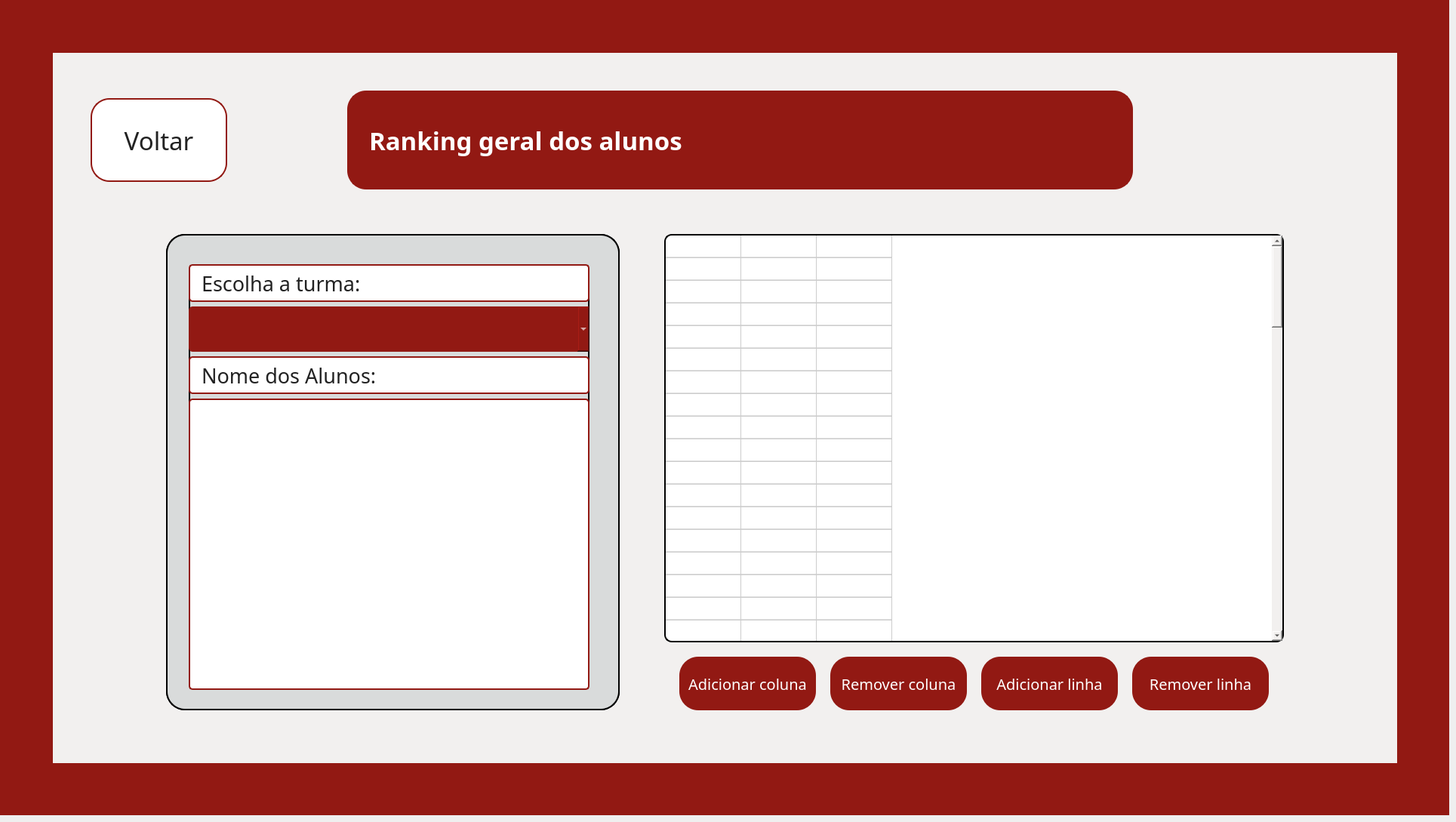
    <widget class="QWidget" name="pg_rankinggeral">
     <widget class="QWidget" name="fundo_rankinggeral" native="true">
      <property name="geometry">
       <rect>
        <x>0</x>
        <y>0</y>
        <width>1920</width>
        <height>1080</height>
       </rect>
      </property>
      <property name="styleSheet">
       <string notr="true">background-color: #921913;</string>
      </property>
      <widget class="QWidget" name="container_rankinggeral" native="true">
       <property name="geometry">
        <rect>
         <x>70</x>
         <y>70</y>
         <width>1781</width>
         <height>941</height>
        </rect>
       </property>
       <property name="styleSheet">
        <string notr="true">background-color: #F2F0EF;
</string>
       </property>
       <widget class="QLabel" name="lbl_titulo_rankinggeral">
        <property name="geometry">
         <rect>
          <x>390</x>
          <y>50</y>
          <width>1041</width>
          <height>131</height>
         </rect>
        </property>
        <property name="font">
         <font>
          <family>Arbutus Slab</family>
          <pointsize>25</pointsize>
          <weight>75</weight>
          <bold>true</bold>
         </font>
        </property>
        <property name="cursor">
         <cursorShape>ArrowCursor</cursorShape>
        </property>
        <property name="styleSheet">
         <string notr="true">background-color: #921913;
border: 2px solid #921913;
border-radius: 25px;
color: white;
padding: 0 18px</string>
        </property>
        <property name="text">
         <string>Ranking geral dos alunos</string>
        </property>
        <property name="textFormat">
         <enum>Qt::PlainText</enum>
        </property>
        <property name="wordWrap">
         <bool>true</bool>
        </property>
       </widget>
       <widget class="QLabel" name="img_cel_A_rankinggeral">
        <property name="geometry">
         <rect>
          <x>10</x>
          <y>0</y>
          <width>471</width>
          <height>491</height>
         </rect>
        </property>
        <property name="styleSheet">
         <string notr="true">border: transparent;
background-color: transparent;</string>
        </property>
        <property name="text">
         <string/>
        </property>
        <property name="pixmap">
         <pixmap>../../assets/images/fundoetec.png</pixmap>
        </property>
        <property name="scaledContents">
         <bool>true</bool>
        </property>
       </widget>
       <widget class="QLabel" name="img_cel_B_rankinggeral">
        <property name="geometry">
         <rect>
          <x>10</x>
          <y>480</y>
          <width>471</width>
          <height>451</height>
         </rect>
        </property>
        <property name="styleSheet">
         <string notr="true">border: transparent;
background-color: transparent;</string>
        </property>
        <property name="text">
         <string/>
        </property>
        <property name="pixmap">
         <pixmap>../../assets/images/fundoetec.png</pixmap>
        </property>
        <property name="scaledContents">
         <bool>true</bool>
        </property>
       </widget>
       <widget class="QLabel" name="img_cel_C_rankinggeral">
        <property name="geometry">
         <rect>
          <x>470</x>
          <y>450</y>
          <width>471</width>
          <height>481</height>
         </rect>
        </property>
        <property name="styleSheet">
         <string notr="true">border: transparent;
background-color: transparent;</string>
        </property>
        <property name="text">
         <string/>
        </property>
        <property name="pixmap">
         <pixmap>../../assets/images/fundoetec.png</pixmap>
        </property>
        <property name="scaledContents">
         <bool>true</bool>
        </property>
       </widget>
       <widget class="QFrame" name="frame_card_rankinggeral">
        <property name="geometry">
         <rect>
          <x>150</x>
          <y>240</y>
          <width>601</width>
          <height>631</height>
         </rect>
        </property>
        <property name="font">
         <font>
          <pointsize>2</pointsize>
         </font>
        </property>
        <property name="styleSheet">
         <string notr="true">border-radius: 25px;
border: 2px solid black;
background-color: #d9dbdb;</string>
        </property>
        <property name="frameShape">
         <enum>QFrame::NoFrame</enum>
        </property>
        <widget class="QWidget" name="verticalLayoutWidget_3">
         <property name="geometry">
          <rect>
           <x>30</x>
           <y>40</y>
           <width>531</width>
           <height>564</height>
          </rect>
         </property>
         <layout class="QVBoxLayout" name="layout_card_rankinggeral">
          <item>
           <widget class="QLabel" name="lbl_tabela_titulo_rankinggeral">
            <property name="minimumSize">
             <size>
              <width>0</width>
              <height>50</height>
             </size>
            </property>
            <property name="maximumSize">
             <size>
              <width>16777215</width>
              <height>50</height>
             </size>
            </property>
            <property name="font">
             <font>
              <family>Arbutus Slab</family>
              <pointsize>20</pointsize>
             </font>
            </property>
            <property name="styleSheet">
             <string notr="true">background-color: white;
color: #222222;
border: 2px solid #921913;
border-radius: 5px;
padding: 0 8px</string>
            </property>
            <property name="text">
             <string>Escolha a turma:</string>
            </property>
           </widget>
          </item>
          <item>
           <widget class="QComboBox" name="comboBox_turmas">
            <property name="minimumSize">
             <size>
              <width>200</width>
              <height>60</height>
             </size>
            </property>
            <property name="font">
             <font>
              <family>Arbutus Slab</family>
              <pointsize>20</pointsize>
             </font>
            </property>
            <property name="styleSheet">
             <string notr="true">QComboBox{
    background-color: #921913;
    border: none;
    border-radius: 5px;
    color: white;
}

QComboBox:hover{
    background-color: #62100d;
}</string>
            </property>
            <property name="currentIndex">
             <number>-1</number>
            </property>
           </widget>
          </item>
          <item>
           <widget class="QLabel" name="lbl_tabela_subtitulo_rankinggeral">
            <property name="minimumSize">
             <size>
              <width>0</width>
              <height>50</height>
             </size>
            </property>
            <property name="maximumSize">
             <size>
              <width>16777215</width>
              <height>50</height>
             </size>
            </property>
            <property name="font">
             <font>
              <family>Arbutus Slab</family>
              <pointsize>20</pointsize>
             </font>
            </property>
            <property name="styleSheet">
             <string notr="true">background-color: white;
color: #222222;
border: 2px solid #921913;
border-radius: 5px;
padding: 0 8px</string>
            </property>
            <property name="text">
             <string>Nome dos Alunos:</string>
            </property>
           </widget>
          </item>
          <item>
           <widget class="QListWidget" name="lista_alunos">
            <property name="styleSheet">
             <string notr="true">background-color: white;
color: #222222;
border: 2px solid #921913;
border-radius: 5px;
padding: 0 8px</string>
            </property>
           </widget>
          </item>
         </layout>
        </widget>
        <widget class="QFrame" name="frame_card_rankinggeral_2">
         <property name="geometry">
          <rect>
           <x>0</x>
           <y>0</y>
           <width>601</width>
           <height>631</height>
          </rect>
         </property>
         <property name="font">
          <font>
           <pointsize>2</pointsize>
          </font>
         </property>
         <property name="styleSheet">
          <string notr="true">border-radius: 25px;
border: 2px solid black;
background-color: #d9dbdb;</string>
         </property>
         <property name="frameShape">
          <enum>QFrame::NoFrame</enum>
         </property>
         <widget class="QWidget" name="verticalLayoutWidget_8">
          <property name="geometry">
           <rect>
            <x>30</x>
            <y>40</y>
            <width>531</width>
            <height>564</height>
           </rect>
          </property>
          <layout class="QVBoxLayout" name="layout_card_rankinggeral_3">
           <item>
            <widget class="QLabel" name="lbl_tabela_titulo_rankinggeral_3">
             <property name="minimumSize">
              <size>
               <width>0</width>
               <height>50</height>
              </size>
             </property>
             <property name="maximumSize">
              <size>
               <width>16777215</width>
               <height>50</height>
              </size>
             </property>
             <property name="font">
              <font>
               <family>Arbutus Slab</family>
               <pointsize>20</pointsize>
              </font>
             </property>
             <property name="styleSheet">
              <string notr="true">background-color: white;
color: #222222;
border: 2px solid #921913;
border-radius: 5px;
padding: 0 8px</string>
             </property>
             <property name="text">
              <string>Escolha a turma:</string>
             </property>
            </widget>
           </item>
           <item>
            <widget class="QComboBox" name="comboBox_turmas_3">
             <property name="minimumSize">
              <size>
               <width>200</width>
               <height>60</height>
              </size>
             </property>
             <property name="font">
              <font>
               <family>Arbutus Slab</family>
               <pointsize>20</pointsize>
              </font>
             </property>
             <property name="styleSheet">
              <string notr="true">QComboBox{
    background-color: #921913;
    border: none;
    border-radius: 5px;
    color: white;
}

QComboBox:hover{
    background-color: #62100d;
}</string>
             </property>
             <property name="currentIndex">
              <number>-1</number>
             </property>
            </widget>
           </item>
           <item>
            <widget class="QLabel" name="lbl_tabela_subtitulo_rankinggeral_3">
             <property name="minimumSize">
              <size>
               <width>0</width>
               <height>50</height>
              </size>
             </property>
             <property name="maximumSize">
              <size>
               <width>16777215</width>
               <height>50</height>
              </size>
             </property>
             <property name="font">
              <font>
               <family>Arbutus Slab</family>
               <pointsize>20</pointsize>
              </font>
             </property>
             <property name="styleSheet">
              <string notr="true">background-color: white;
color: #222222;
border: 2px solid #921913;
border-radius: 5px;
padding: 0 8px</string>
             </property>
             <property name="text">
              <string>Nome dos Alunos:</string>
             </property>
            </widget>
           </item>
           <item>
            <widget class="QListWidget" name="lista_alunos_3">
             <property name="styleSheet">
              <string notr="true">background-color: white;
color: #222222;
border: 2px solid #921913;
border-radius: 5px;
padding: 0 8px</string>
             </property>
            </widget>
           </item>
          </layout>
         </widget>
        </widget>
       </widget>
       <widget class="QLabel" name="lbl_col1_rankinggeral">
        <property name="geometry">
         <rect>
          <x>500</x>
          <y>10</y>
          <width>471</width>
          <height>431</height>
         </rect>
        </property>
        <property name="styleSheet">
         <string notr="true">border: transparent;
background-color: transparent;</string>
        </property>
        <property name="text">
         <string/>
        </property>
        <property name="pixmap">
         <pixmap>../../assets/images/fundoetec.png</pixmap>
        </property>
        <property name="scaledContents">
         <bool>true</bool>
        </property>
       </widget>
       <widget class="QLabel" name="lbl_col2_rankinggeral">
        <property name="geometry">
         <rect>
          <x>970</x>
          <y>0</y>
          <width>441</width>
          <height>481</height>
         </rect>
        </property>
        <property name="styleSheet">
         <string notr="true">border: transparent;
background-color: transparent;</string>
        </property>
        <property name="text">
         <string/>
        </property>
        <property name="pixmap">
         <pixmap>../../assets/images/fundoetec.png</pixmap>
        </property>
        <property name="scaledContents">
         <bool>true</bool>
        </property>
       </widget>
       <widget class="QLabel" name="lbl_col3_rankinggeral">
        <property name="geometry">
         <rect>
          <x>1330</x>
          <y>0</y>
          <width>471</width>
          <height>491</height>
         </rect>
        </property>
        <property name="styleSheet">
         <string notr="true">border: transparent;
background-color: transparent;</string>
        </property>
        <property name="text">
         <string/>
        </property>
        <property name="pixmap">
         <pixmap>../../assets/images/fundoetec.png</pixmap>
        </property>
        <property name="scaledContents">
         <bool>true</bool>
        </property>
       </widget>
       <widget class="QLabel" name="lbl_col4_rankinggeral">
        <property name="geometry">
         <rect>
          <x>1780</x>
          <y>820</y>
          <width>471</width>
          <height>481</height>
         </rect>
        </property>
        <property name="styleSheet">
         <string notr="true">border: transparent;
background-color: transparent;</string>
        </property>
        <property name="text">
         <string/>
        </property>
        <property name="pixmap">
         <pixmap>../../assets/images/fundoetec.png</pixmap>
        </property>
        <property name="scaledContents">
         <bool>true</bool>
        </property>
       </widget>
       <widget class="QLabel" name="lbl_col5_rankinggeral">
        <property name="geometry">
         <rect>
          <x>940</x>
          <y>460</y>
          <width>471</width>
          <height>481</height>
         </rect>
        </property>
        <property name="styleSheet">
         <string notr="true">border: transparent;
background-color: transparent;</string>
        </property>
        <property name="text">
         <string/>
        </property>
        <property name="pixmap">
         <pixmap>../../assets/images/fundoetec.png</pixmap>
        </property>
        <property name="scaledContents">
         <bool>true</bool>
        </property>
       </widget>
       <widget class="QLabel" name="lbl_rodape_rankinggeral">
        <property name="geometry">
         <rect>
          <x>1380</x>
          <y>470</y>
          <width>421</width>
          <height>471</height>
         </rect>
        </property>
        <property name="styleSheet">
         <string notr="true">border: transparent;
background-color: transparent;</string>
        </property>
        <property name="text">
         <string/>
        </property>
        <property name="pixmap">
         <pixmap>../../assets/images/fundoetec.png</pixmap>
        </property>
        <property name="scaledContents">
         <bool>true</bool>
        </property>
       </widget>
       <widget class="QTableWidget" name="tbl_rankinggeral">
        <property name="geometry">
         <rect>
          <x>810</x>
          <y>240</y>
          <width>821</width>
          <height>541</height>
         </rect>
        </property>
        <property name="font">
         <font>
          <family>Arbutus Slab</family>
          <pointsize>-1</pointsize>
         </font>
        </property>
        <property name="styleSheet">
         <string notr="true">QTableWidget {
    background-color: white;
    color: #222222;
    gridline-color: #cccccc;
    border: 2px solid black;
    border-radius: 10px;
    font-size: 16px;
    font-family: &quot;Arbutus Slab&quot;;
}
QTableWidget::item {
    padding: 10px 14px;
    border-bottom: 1px solid #e0e0e0;
    color: #222222;
}
QTableWidget::item:selected {
    background-color: #f2c4c3;
    color: #921913;
}
QTableWidget::item:alternate {
    background-color: #f7f7f7;
}
QHeaderView::section {
    background-color: #921913;
    color: white;
    border: none;
    border-right: 1px solid #7a100e;
    border-bottom: 3px solid #5a0c0a;
    padding: 14px 10px;
    font-size: 16px;
    font-weight: bold;
    font-family: &quot;Arbutus Slab&quot;;
}
QScrollBar:vertical {
    background: #f0f0f0;
    width: 14px;
    border-radius: 7px;
}
QScrollBar::handle:vertical {
    background: #921913;
    border-radius: 7px;
    min-height: 30px;
}</string>
        </property>
        <property name="selectionBehavior">
         <enum>QAbstractItemView::SelectItems</enum>
        </property>
        <property name="columnCount">
         <number>3</number>
        </property>
        <attribute name="horizontalHeaderVisible">
         <bool>false</bool>
        </attribute>
        <attribute name="horizontalHeaderShowSortIndicator" stdset="0">
         <bool>false</bool>
        </attribute>
        <attribute name="verticalHeaderVisible">
         <bool>false</bool>
        </attribute>
        <attribute name="verticalHeaderCascadingSectionResizes">
         <bool>true</bool>
        </attribute>
        <attribute name="verticalHeaderHighlightSections">
         <bool>true</bool>
        </attribute>
        <row>
         <property name="text">
          <string>Nova linha</string>
         </property>
        </row>
        <row>
         <property name="text">
          <string>Nova linha</string>
         </property>
        </row>
        <row>
         <property name="text">
          <string>Nova linha</string>
         </property>
        </row>
        <row>
         <property name="text">
          <string>Nova linha</string>
         </property>
        </row>
        <row>
         <property name="text">
          <string>Nova linha</string>
         </property>
        </row>
        <row>
         <property name="text">
          <string>Nova linha</string>
         </property>
        </row>
        <row>
         <property name="text">
          <string>Nova linha</string>
         </property>
        </row>
        <row>
         <property name="text">
          <string>Nova linha</string>
         </property>
        </row>
        <row>
         <property name="text">
          <string>Nova linha</string>
         </property>
        </row>
        <row>
         <property name="text">
          <string>Nova linha</string>
         </property>
        </row>
        <row>
         <property name="text">
          <string>Nova linha</string>
         </property>
        </row>
        <row>
         <property name="text">
          <string>Nova linha</string>
         </property>
        </row>
        <row>
         <property name="text">
          <string>Nova linha</string>
         </property>
        </row>
        <row>
         <property name="text">
          <string>Nova linha</string>
         </property>
        </row>
        <row>
         <property name="text">
          <string>Nova linha</string>
         </property>
        </row>
        <row>
         <property name="text">
          <string>Nova linha</string>
         </property>
        </row>
        <row>
         <property name="text">
          <string>Nova linha</string>
         </property>
        </row>
        <row>
         <property name="text">
          <string>Nova linha</string>
         </property>
        </row>
        <row>
         <property name="text">
          <string>Nova linha</string>
         </property>
        </row>
        <row>
         <property name="text">
          <string>Nova linha</string>
         </property>
        </row>
        <row>
         <property name="text">
          <string>Nova linha</string>
         </property>
        </row>
        <row>
         <property name="text">
          <string>Nova linha</string>
         </property>
        </row>
        <row>
         <property name="text">
          <string>Nova linha</string>
         </property>
        </row>
        <row>
         <property name="text">
          <string>Nova linha</string>
         </property>
        </row>
        <row>
         <property name="text">
          <string>Nova linha</string>
         </property>
        </row>
        <row>
         <property name="text">
          <string>Nova linha</string>
         </property>
        </row>
        <row>
         <property name="text">
          <string>Nova linha</string>
         </property>
        </row>
        <row>
         <property name="text">
          <string>Nova linha</string>
         </property>
        </row>
        <row>
         <property name="text">
          <string>Nova linha</string>
         </property>
        </row>
        <row>
         <property name="text">
          <string>Nova linha</string>
         </property>
        </row>
        <row>
         <property name="text">
          <string>Nova linha</string>
         </property>
        </row>
        <row>
         <property name="text">
          <string>Nova linha</string>
         </property>
        </row>
        <row>
         <property name="text">
          <string>Nova linha</string>
         </property>
        </row>
        <row>
         <property name="text">
          <string>Nova linha</string>
         </property>
        </row>
        <row>
         <property name="text">
          <string>Nova linha</string>
         </property>
        </row>
        <row>
         <property name="text">
          <string>Nova linha</string>
         </property>
        </row>
        <row>
         <property name="text">
          <string>Nova linha</string>
         </property>
        </row>
        <row>
         <property name="text">
          <string>Nova linha</string>
         </property>
        </row>
        <row>
         <property name="text">
          <string>Nova linha</string>
         </property>
        </row>
        <row>
         <property name="text">
          <string>Nova linha</string>
         </property>
        </row>
        <row>
         <property name="text">
          <string>Nova linha</string>
         </property>
        </row>
        <row>
         <property name="text">
          <string>Nova linha</string>
         </property>
        </row>
        <row>
         <property name="text">
          <string>Nova linha</string>
         </property>
        </row>
        <row>
         <property name="text">
          <string>Nova linha</string>
         </property>
        </row>
        <row>
         <property name="text">
          <string>Nova linha</string>
         </property>
        </row>
        <row>
         <property name="text">
          <string>Nova linha</string>
         </property>
        </row>
        <row>
         <property name="text">
          <string>Nova linha</string>
         </property>
        </row>
        <row>
         <property name="text">
          <string>Nova linha</string>
         </property>
        </row>
        <row>
         <property name="text">
          <string>Nova linha</string>
         </property>
        </row>
        <row>
         <property name="text">
          <string>Nova linha</string>
         </property>
        </row>
        <row>
         <property name="text">
          <string>Nova linha</string>
         </property>
        </row>
        <row>
         <property name="text">
          <string>Nova linha</string>
         </property>
        </row>
        <row>
         <property name="text">
          <string>Nova linha</string>
         </property>
        </row>
        <row>
         <property name="text">
          <string>Nova linha</string>
         </property>
        </row>
        <row>
         <property name="text">
          <string>Nova linha</string>
         </property>
        </row>
        <row>
         <property name="text">
          <string>Nova linha</string>
         </property>
        </row>
        <row>
         <property name="text">
          <string>Nova linha</string>
         </property>
        </row>
        <row>
         <property name="text">
          <string>Nova linha</string>
         </property>
        </row>
        <row>
         <property name="text">
          <string>Nova linha</string>
         </property>
        </row>
        <row>
         <property name="text">
          <string>Nova linha</string>
         </property>
        </row>
        <row>
         <property name="text">
          <string>Nova linha</string>
         </property>
        </row>
        <row>
         <property name="text">
          <string>Nova linha</string>
         </property>
        </row>
        <row>
         <property name="text">
          <string>Nova linha</string>
         </property>
        </row>
        <row>
         <property name="text">
          <string>Nova linha</string>
         </property>
        </row>
        <row>
         <property name="text">
          <string>Nova linha</string>
         </property>
        </row>
        <row>
         <property name="text">
          <string>Nova linha</string>
         </property>
        </row>
        <row>
         <property name="text">
          <string>Nova linha</string>
         </property>
        </row>
        <row>
         <property name="text">
          <string>Nova linha</string>
         </property>
        </row>
        <row>
         <property name="text">
          <string>Nova linha</string>
         </property>
        </row>
        <row>
         <property name="text">
          <string>Nova linha</string>
         </property>
        </row>
        <row>
         <property name="text">
          <string>Nova linha</string>
         </property>
        </row>
        <row>
         <property name="text">
          <string>Nova linha</string>
         </property>
        </row>
        <row>
         <property name="text">
          <string>Nova linha</string>
         </property>
        </row>
        <row>
         <property name="text">
          <string>Nova linha</string>
         </property>
        </row>
        <row>
         <property name="text">
          <string>Nova linha</string>
         </property>
        </row>
        <row>
         <property name="text">
          <string>Nova linha</string>
         </property>
        </row>
        <row>
         <property name="text">
          <string>Nova linha</string>
         </property>
        </row>
        <row>
         <property name="text">
          <string>Nova linha</string>
         </property>
        </row>
        <row>
         <property name="text">
          <string>Nova linha</string>
         </property>
        </row>
        <row>
         <property name="text">
          <string>Nova linha</string>
         </property>
        </row>
        <column>
         <property name="text">
          <string>Posição</string>
         </property>
        </column>
        <column>
         <property name="text">
          <string>Acertos</string>
         </property>
         <property name="font">
          <font>
           <pointsize>10</pointsize>
          </font>
         </property>
        </column>
        <column>
         <property name="text">
          <string>Pontos</string>
         </property>
         <property name="font">
          <font>
           <pointsize>9</pointsize>
          </font>
         </property>
        </column>
        <item row="0" column="0">
         <property name="text">
          <string/>
         </property>
         <property name="font">
          <font>
           <pointsize>14</pointsize>
          </font>
         </property>
        </item>
       </widget>
       <widget class="QPushButton" name="btn_voltarpararanking2">
        <property name="geometry">
         <rect>
          <x>50</x>
          <y>60</y>
          <width>181</width>
          <height>111</height>
         </rect>
        </property>
        <property name="font">
         <font>
          <family>Arbutus Slab</family>
          <pointsize>25</pointsize>
         </font>
        </property>
        <property name="styleSheet">
         <string notr="true">background-color: white;
border: 2px solid #921913;
border-radius: 25px;
color: #222222;
padding: 0 18px</string>
        </property>
        <property name="text">
         <string>Voltar</string>
        </property>
       </widget>
       <widget class="QLabel" name="lbl_logo_cps_rankinggeral">
        <property name="geometry">
         <rect>
          <x>1550</x>
          <y>940</y>
          <width>111</width>
          <height>71</height>
         </rect>
        </property>
        <property name="text">
         <string/>
        </property>
        <property name="pixmap">
         <pixmap>../../assets/images/logocps.png</pixmap>
        </property>
        <property name="scaledContents">
         <bool>true</bool>
        </property>
       </widget>
       <widget class="QLabel" name="lbl_logo_etec_rankinggeral">
        <property name="geometry">
         <rect>
          <x>1690</x>
          <y>950</y>
          <width>151</width>
          <height>91</height>
         </rect>
        </property>
        <property name="text">
         <string/>
        </property>
        <property name="pixmap">
         <pixmap>../../assets/images/logoetec.png</pixmap>
        </property>
        <property name="scaledContents">
         <bool>true</bool>
        </property>
       </widget>
       <widget class="QPushButton" name="btn_voltarpararanking2_8">
        <property name="geometry">
         <rect>
          <x>830</x>
          <y>800</y>
          <width>181</width>
          <height>71</height>
         </rect>
        </property>
        <property name="font">
         <font>
          <family>Arbutus Slab</family>
          <pointsize>15</pointsize>
         </font>
        </property>
        <property name="styleSheet">
         <string notr="true">QPushButton{
    background-color: #921913;
    border: none;
    border-radius: 25px;
    color: white;
}

QPushButton:hover{
    background-color: #7a1410;
}

QPushButton:pressed{
    background-color: #5a0f0c;
}</string>
        </property>
        <property name="text">
         <string>Adicionar coluna</string>
        </property>
       </widget>
       <widget class="QPushButton" name="btn_voltarpararanking2_9">
        <property name="geometry">
         <rect>
          <x>1030</x>
          <y>800</y>
          <width>181</width>
          <height>71</height>
         </rect>
        </property>
        <property name="font">
         <font>
          <family>Arbutus Slab</family>
          <pointsize>15</pointsize>
         </font>
        </property>
        <property name="styleSheet">
         <string notr="true">QPushButton{
    background-color: #921913;
    border: none;
    border-radius: 25px;
    color: white;
}

QPushButton:hover{
    background-color: #7a1410;
}

QPushButton:pressed{
    background-color: #5a0f0c;
}</string>
        </property>
        <property name="text">
         <string>Remover coluna</string>
        </property>
       </widget>
       <widget class="QPushButton" name="btn_voltarpararanking2_10">
        <property name="geometry">
         <rect>
          <x>1230</x>
          <y>800</y>
          <width>181</width>
          <height>71</height>
         </rect>
        </property>
        <property name="font">
         <font>
          <family>Arbutus Slab</family>
          <pointsize>15</pointsize>
         </font>
        </property>
        <property name="styleSheet">
         <string notr="true">QPushButton{
    background-color: #921913;
    border: none;
    border-radius: 25px;
    color: white;
}

QPushButton:hover{
    background-color: #7a1410;
}

QPushButton:pressed{
    background-color: #5a0f0c;
}</string>
        </property>
        <property name="text">
         <string>Adicionar linha</string>
        </property>
       </widget>
       <widget class="QPushButton" name="btn_voltarpararanking2_11">
        <property name="geometry">
         <rect>
          <x>1430</x>
          <y>800</y>
          <width>181</width>
          <height>71</height>
         </rect>
        </property>
        <property name="font">
         <font>
          <family>Arbutus Slab</family>
          <pointsize>15</pointsize>
         </font>
        </property>
        <property name="styleSheet">
         <string notr="true">QPushButton{
    background-color: #921913;
    border: none;
    border-radius: 25px;
    color: white;
}

QPushButton:hover{
    background-color: #7a1410;
}

QPushButton:pressed{
    background-color: #5a0f0c;
}</string>
        </property>
        <property name="text">
         <string>Remover linha</string>
        </property>
       </widget>
       <zorder>lbl_rodape_rankinggeral</zorder>
       <zorder>img_cel_C_rankinggeral</zorder>
       <zorder>lbl_col5_rankinggeral</zorder>
       <zorder>lbl_col3_rankinggeral</zorder>
       <zorder>lbl_col2_rankinggeral</zorder>
       <zorder>lbl_logo_cps_rankinggeral</zorder>
       <zorder>lbl_logo_etec_rankinggeral</zorder>
       <zorder>img_cel_B_rankinggeral</zorder>
       <zorder>img_cel_A_rankinggeral</zorder>
       <zorder>lbl_col1_rankinggeral</zorder>
       <zorder>lbl_titulo_rankinggeral</zorder>
       <zorder>frame_card_rankinggeral</zorder>
       <zorder>lbl_col4_rankinggeral</zorder>
       <zorder>tbl_rankinggeral</zorder>
       <zorder>btn_voltarpararanking2</zorder>
       <zorder>btn_voltarpararanking2_8</zorder>
       <zorder>btn_voltarpararanking2_9</zorder>
       <zorder>btn_voltarpararanking2_10</zorder>
       <zorder>btn_voltarpararanking2_11</zorder>
      </widget>
     </widget>
    </widget>
